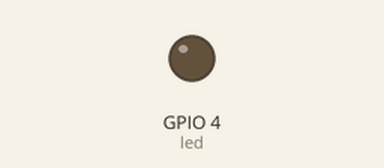
Recording of a program running on a simulated Raspberry Pi (BCM pin numbers). Parts: output pins drawn as LEDs (lit = HIGH).

Above: at 0.05 s.
At 3.0 s:
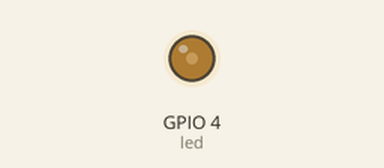
At 4.5 s:
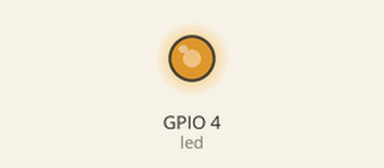
At 6.0 s:
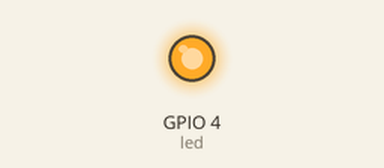
Timing chart, 0 to 7.8 s (numbered marks = the images above):
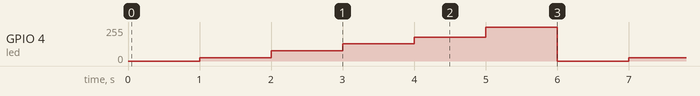

Measured:
- by itself, GPIO 4 (led): repeats every 6.0 s: 77/255 1.0 s, 128/255 1.0 s, 179/255 1.0 s, 255/255 1.0 s, 0/255 1.0 s, 26/255 1.0 s

The program:

brightnessled.py
```python
from gpiozero import PWMLED
from time import sleep

led = PWMLED(4)

while True:
    led.value = 0
    sleep(1)
    led.value = 0.1
    sleep(1)
    led.value = 0.3
    sleep(1)
    led.value = 0.5
    sleep(1)
    led.value = 0.7
    sleep(1)
    led.value = 1
    sleep(1)
```
